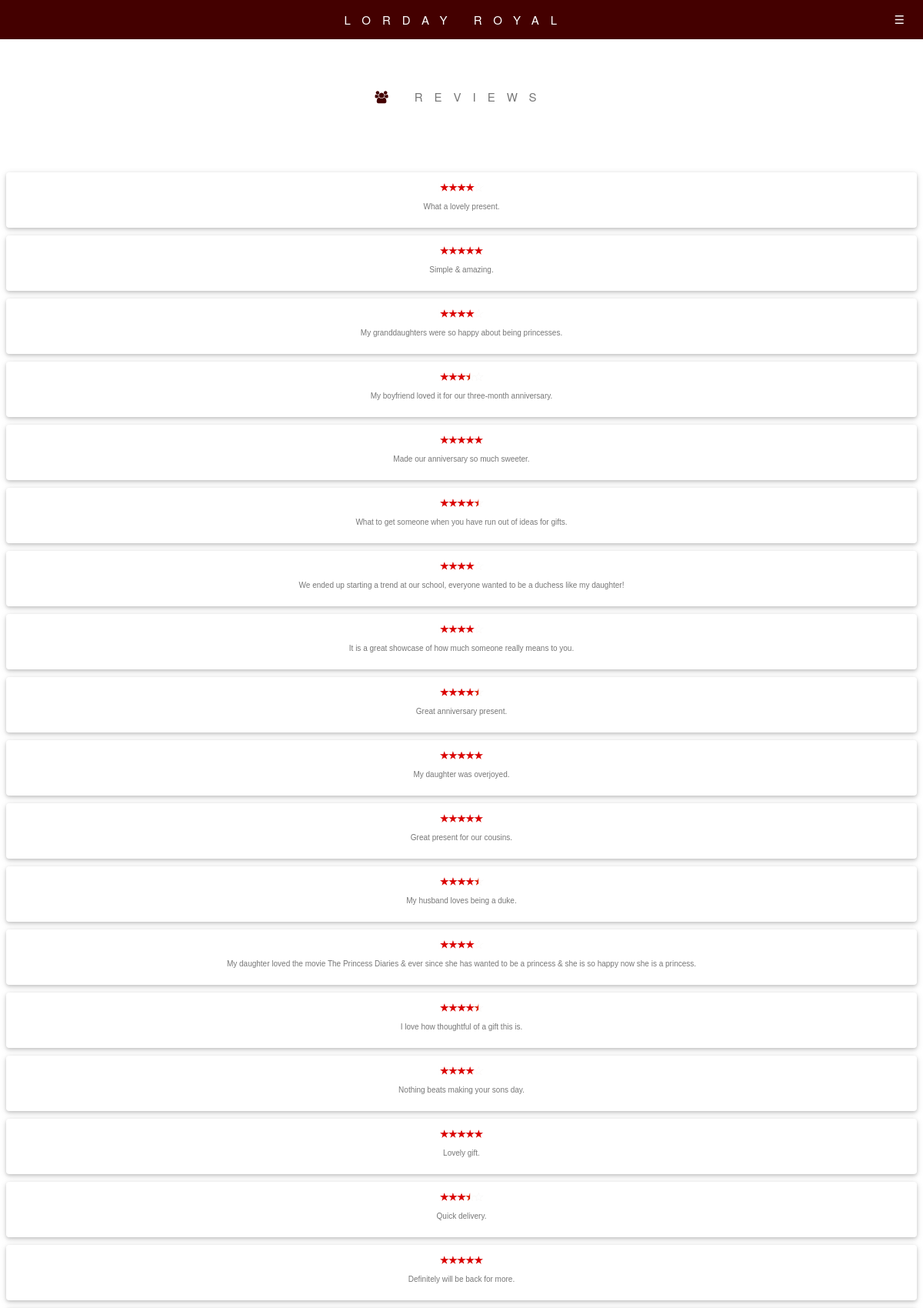
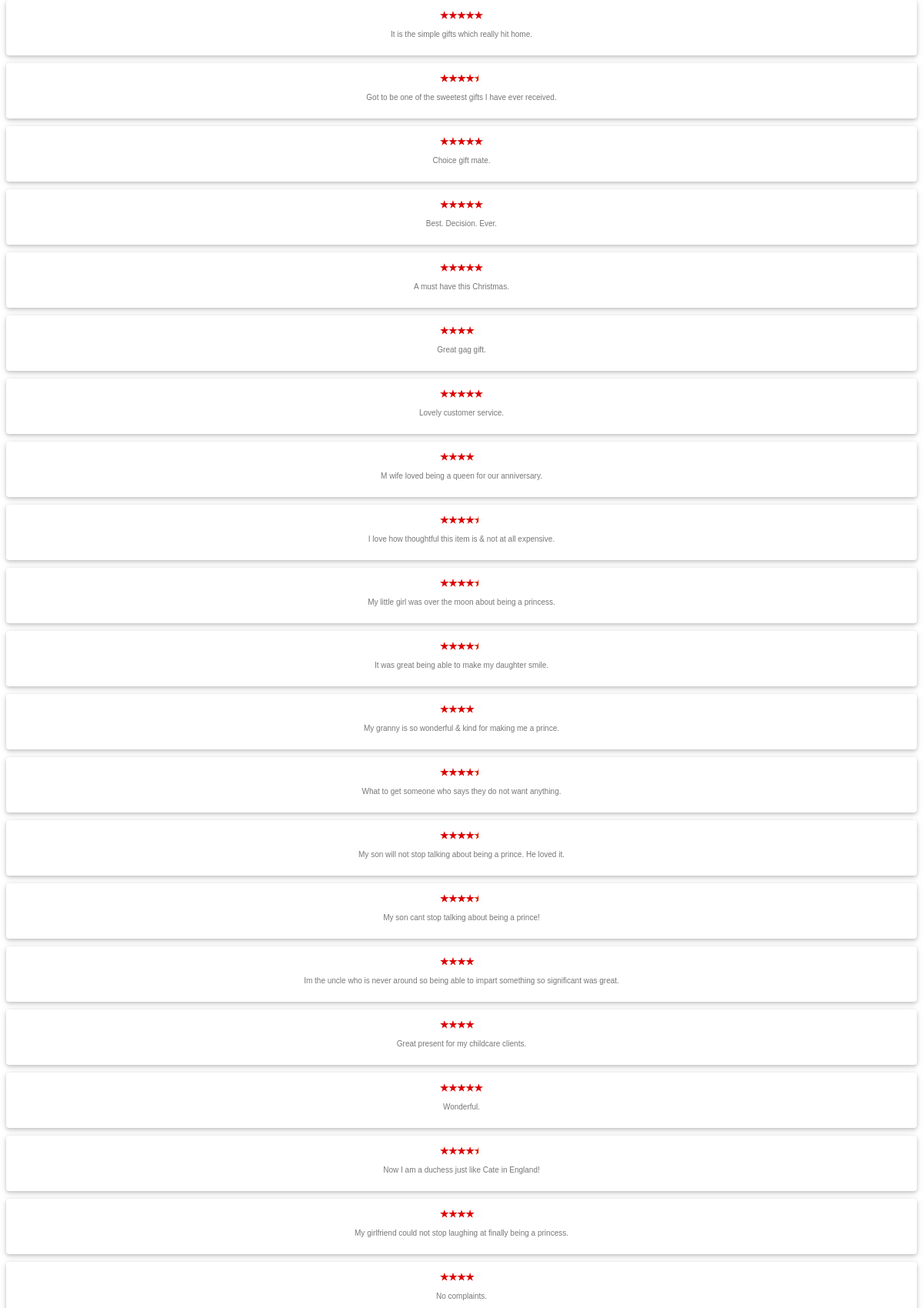
The page /royal/reviews/index.php (upper part) on the database its author committed (2 pictures, top to bottom).
### tables this page shows
CREATE TABLE `reviews` (
  `review_id` int(100) NOT NULL,
  `customer_review` varchar(10000) NOT NULL,
  `review_image` varchar(100) NOT NULL
);

### royal/functions/functions.php (the view, shortened to what this page needs)
<?php
function query($sql) {
  global $connection;
  return mysqli_query($connection, $sql);
}
function fetch_array($result){
  return mysqli_fetch_array($result);
}
function getReviews(){
  $query = query(" SELECT * FROM reviews order by RAND()");
  while($row = fetch_array($query)) {
    $review = $row['customer_review'];
    $review_image = $row['review_image'];
$the_review = <<<DELIMETER
<div style="margin-top:10px;">
  <div class="w3-card-2 w3-padding-top w3-padding-bottom w3-round w3-padding-left w3-padding-right w3-tiny" style="min-height:50px">
  <img src="../images/review_images/{$review_image}" width="60px;">
    <br>
  <p>$review</p>
  </div>
</div>
DELIMETER;
echo $the_review;
  }
}
?>

### royal/reviews/index.php (shortened to what this page needs)
<!DOCTYPE html>
<html>
<link rel="stylesheet" href="../styles/w3.css">
<link rel="stylesheet" href="../styles/font-awesome/css/font-awesome.min.css">
<body>
  <div class="w3-top">
    <div class="w3-medium w3-padding-large w3-text-white"
    style="margin:auto;background-color:#440000;">
      <div class="w3-opennav w3-right" onclick="toggleFunction()">☰</div>
      <div class="w3-center" style="font-family:Helvetica Neue, Helvetica, Arial, sans-serif;
      font-weight:100; letter-spacing:15px;">LORDAY ROYAL</div>
    </div>
  </div>
  <div class="w3-row-padding w3-center" style="margin-top:85px;">
    <h3 class="w3-center w3-medium" style="font-family:Helvetica Neue, Helvetica, Arial, sans-serif;
    font-weight:100;letter-spacing:15px;margin-bottom:85px;">
      <i class="fa fa-users" style="font-size:16px; color:#440000;"></i>
      REVIEWS
    </h3>
    <?php getReviews(); ?>
  </div>
</body>
</html>

### royal/styles/w3.css (style rules this page uses)
html { box-sizing:border-box }
*,*:before,*:after { box-sizing:inherit }
html { -ms-text-size-adjust:100%;-webkit-text-size-adjust:100% }
body { margin:0 }
img { border-style:none }
html,body { font-family:Verdana,sans-serif;font-size:15px;line-height:1.5 }
html { overflow-x:hidden }
h1,h2,h3,h4,h5,h6,.w3-slim,.w3-wide { font-family:"Segoe UI",Arial,sans-serif }
h3 { font-size:24px }
h1,h2,h3,h4,h5,h6 { font-weight:400;margin:10px 0 }
img { margin-bottom:-5px }
.w3-btn,.w3-btn-floating,.w3-btn-floating-large,.w3-closenav,.w3-opennav { -webkit-touch-callout:none;-webkit-user-select:none;-khtml-user-select:none;-moz-user-select:none;-ms-user-select:none;user-select:none }
.w3-opennav,.w3-closenav { color:inherit }
.w3-btn,.w3-btn-floating,.w3-dropnav a,.w3-btn-floating-large,.w3-btn-block,.w3-hover-shadow,.w3-hover-opacity,.w3-hover-opacity-off, .w3-navbar a,.w3-sidenav a,.w3-pagination li a,.w3-hoverable tbody tr,.w3-hoverable li,.w3-accordion-content a,.w3-dropdown-content a,.w3-dropdown-click:hover,.w3-dropdown-hover:hover,.w3-opennav,.w3-closenav,.w3-closebtn, .w3-hover-amber,.w3-hover-aqua,.w3-hover-blue,.w3-hover-light-blue,.w3-hover-brown,.w3-hover-cyan,.w3-hover-blue-grey,.w3-hover-green,.w3-hover-light-green,.w3-hover-indigo,.w3-hover-khaki,.w3-hover-lime,.w3-hover-orange,.w3-hover-deep-orange,.w3-hover-pink, .w3-hover-purple,.w3-hover-deep-purple,.w3-hover-red,.w3-hover-sand,.w3-hover-teal,.w3-hover-yellow,.w3-hover-white,.w3-hover-black,.w3-hover-grey,.w3-hover-light-grey,.w3-hover-dark-grey,.w3-hover-text-amber,.w3-hover-text-aqua,.w3-hover-text-blue,.w3-hover-text-light-blue, .w3-hover-text-brown,.w3-hover-text-cyan,.w3-hover-text-blue-grey,.w3-hover-text-green,.w3-hover-text-light-green,.w3-hover-text-indigo,.w3-hover-text-khaki,.w3-hover-text-lime,.w3-hover-text-orange,.w3-hover-text-deep-orange,.w3-hover-text-pink,.w3-hover-text-purple, .w3-hover-text-deep-purple,.w3-hover-text-red,.w3-hover-text-sand,.w3-hover-text-teal,.w3-hover-text-yellow,.w3-hover-text-white,.w3-hover-text-black,.w3-hover-text-grey,.w3-hover-text-light-grey,.w3-hover-text-dark-grey { -webkit-transition:background-color .3s,color .15s,box-shadow .3s,opacity 0.3s;transition:background-color .3s,color .15s,box-shadow .3s,opacity 0.3s }
.w3-container:after,.w3-panel:after,.w3-row:after,.w3-row-padding:after,.w3-topnav:after,.w3-clear:after,.w3-btn-group:before,.w3-btn-group:after,.w3-btn-bar:before,.w3-btn-bar:after { content:"";display:table;clear:both }
.w3-top,.w3-bottom { position:fixed;width:100%;z-index:1 }
.w3-top { top:0 }
.w3-right { float:right!important }
.w3-tiny { font-size:10px!important }
.w3-medium { font-size:15px!important }
.w3-center { text-align:center!important }
.w3-round,.w3-round-medium { border-radius:4px!important }
.w3-padding-large { padding:12px 24px!important }
.w3-padding-top { padding-top:8px!important }
.w3-padding-bottom { padding-bottom:8px!important }
.w3-padding-left { padding-left:16px!important }
.w3-padding-right { padding-right:16px!important }
.w3-row-padding,.w3-row-padding>.w3-half,.w3-row-padding>.w3-third,.w3-row-padding>.w3-twothird,.w3-row-padding>.w3-threequarter,.w3-row-padding>.w3-quarter,.w3-row-padding>.w3-col { padding:0 8px }
.w3-card-2,.w3-example { box-shadow:0 2px 4px 0 rgba(0,0,0,0.16),0 2px 10px 0 rgba(0,0,0,0.12)!important }
.w3-text-white,.w3-hover-text-white:hover { color:#fff!important }

### royal/reviews/index.php (style rules this page uses)
body, html { height: 100%; color: #777; line-height: 1.8; }

### rows shown on the page
reviews: review_image (picture), customer_review "What a lovely present."
reviews: review_image (picture), customer_review "Simple & amazing."
reviews: review_image (picture), customer_review "My granddaughters were so happy about being princesses."
reviews: review_image (picture), customer_review "My boyfriend loved it for our three-month anniversary."
reviews: review_image (picture), customer_review "Made our anniversary so much sweeter."
reviews: review_image (picture), customer_review "What to get someone when you have run out of ideas for gifts."
reviews: review_image (picture), customer_review "We ended up starting a trend at our school, everyone wanted to be a duchess like my daughter!"
reviews: review_image (picture), customer_review "It is a great showcase of how much someone really means to you."
reviews: review_image (picture), customer_review "Great anniversary present."
reviews: review_image (picture), customer_review "My daughter was overjoyed."
reviews: review_image (picture), customer_review "Great present for our cousins."
reviews: review_image (picture), customer_review "My husband loves being a duke."
reviews: review_image (picture), customer_review "My daughter loved the movie The Princess Diaries & ever since she has wanted to be a princess & she is so happy now she is a princess."
reviews: review_image (picture), customer_review "I love how thoughtful of a gift this is."
reviews: review_image (picture), customer_review "Nothing beats making your sons day."
reviews: review_image (picture), customer_review "Lovely gift."
reviews: review_image (picture), customer_review "Quick delivery."
reviews: review_image (picture), customer_review "Definitely will be back for more."
reviews: review_image (picture), customer_review "It is the simple gifts which really hit home."
reviews: review_image (picture), customer_review "Got to be one of the sweetest gifts I have ever received."
reviews: review_image (picture), customer_review "Choice gift mate."
reviews: review_image (picture), customer_review "Best. Decision. Ever."
reviews: review_image (picture), customer_review "A must have this Christmas."
reviews: review_image (picture), customer_review "Great gag gift."
reviews: review_image (picture), customer_review "Lovely customer service."
reviews: review_image (picture), customer_review "M wife loved being a queen for our anniversary."
reviews: review_image (picture), customer_review "I love how thoughtful this item is & not at all expensive."
reviews: review_image (picture), customer_review "My little girl was over the moon about being a princess."
reviews: review_image (picture), customer_review "It was great being able to make my daughter smile."
reviews: review_image (picture), customer_review "My granny is so wonderful & kind for making me a prince."
reviews: review_image (picture), customer_review "What to get someone who says they do not want anything."
reviews: review_image (picture), customer_review "My son will not stop talking about being a prince. He loved it."
reviews: review_image (picture), customer_review "My son cant stop talking about being a prince!"
reviews: review_image (picture), customer_review "Im the uncle who is never around so being able to impart something so significant was great."
reviews: review_image (picture), customer_review "Great present for my childcare clients."
reviews: review_image (picture), customer_review "Wonderful."
reviews: review_image (picture), customer_review "Now I am a duchess just like Cate in England!"
reviews: review_image (picture), customer_review "My girlfriend could not stop laughing at finally being a princess."
reviews: review_image (picture), customer_review "No complaints."
